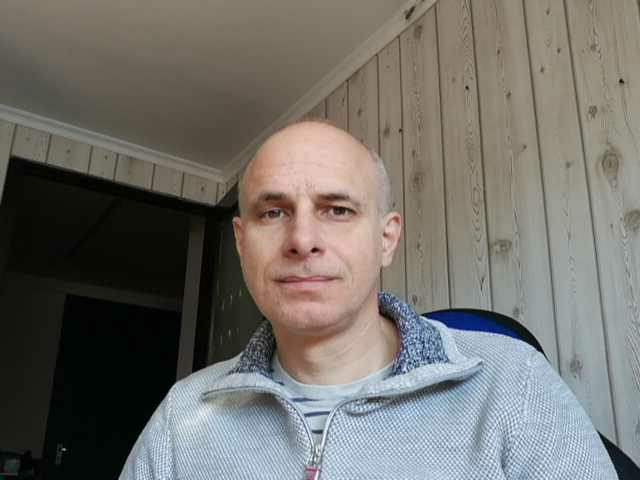
#> input picture practice/webcam_selfie/webcam_selfie.jpg, 640 x 480 px; its folder holds 4 pictures in this run
$ python 03_03_draw_mask.py
#> lines starting #> are read from the running program, lines starting #| are printed output that depends on the picture
import cv2
import numpy as np

file_in_base_name = 'webcam_selfie/webcam_selfie'
file_in_name_ext = '.jpg'
file_mask_base_name = file_in_base_name + '_mask'
file_mask_name_ext = '.png'
mouse_left_down = False
circle_radius = 10
circle_color = 255


def draw_and_show(x, y):
    global im, im_orig, im_mask
    global mouse_left_down
    global circle_radius
    global last_x, last_y

    if last_x >= 0 and last_y >= 0:
        cv2.circle(im_mask, (x, y), circle_radius, [circle_color], -1)

        im = im_orig.copy()
        im[im_mask == 255, 2] = 255

    cv2.imshow('im_mask', im_mask)
    cv2.imshow('im', im)

    last_x = x
    last_y = y


def fill_mask_holes(im_mask_in):
    mh, mw = im_mask_in.shape[:2]

    # Background border around mask image
    im_mask_temp = np.zeros((mh + 2, mw + 2), np.uint8)
    im_mask_temp[1:mh + 1, 1:mw + 1] = im_mask_in

    # Flood fill and combining with original mask
    im_mask_ff = np.zeros((mh + 4, mw + 4), np.uint8)
    cv2.floodFill(im_mask_temp, im_mask_ff, (0, 0), [255])
    im_mask_ff_inv = cv2.bitwise_not(im_mask_ff * 255)
    im_mask_filled = im_mask_in | im_mask_ff_inv[2:mh + 2, 2: mw + 2]

    return im_mask_filled


def mouse_handler(event, x, y, flags, param):
    global im_mask, im_mask_prev
    global mouse_left_down

    if event == cv2.EVENT_LBUTTONDOWN:
        mouse_left_down = True
        draw_and_show(x, y)
        im_mask_prev = im_mask.copy()

    if event == cv2.EVENT_LBUTTONUP:
        mouse_left_down = False

    if event == cv2.EVENT_MOUSEMOVE and mouse_left_down:
        draw_and_show(x, y)
        im_mask_prev = im_mask.copy()

    if event == cv2.EVENT_MOUSEMOVE and not mouse_left_down:
        im_mask = im_mask_prev.copy()
        draw_and_show(x, y)


im_bgr = cv2.imread(file_in_base_name + file_in_name_ext, cv2.IMREAD_COLOR)
#> im_bgr is the input picture: shape (480, 640, 3); mean B, G, R 106.5, 112.1, 114.4

if im_bgr is None:
    print('Cannot read image file', file_in_base_name + file_in_name_ext)
    exit(-1)

im_gray = cv2.cvtColor(im_bgr, cv2.COLOR_BGR2GRAY)
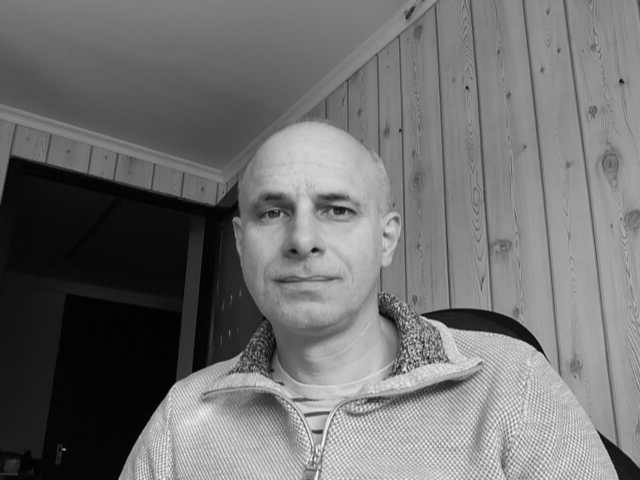
#> im_gray: shape (480, 640); min 0, max 253, mean 112.1
im_gray_bgr = cv2.cvtColor(im_gray, cv2.COLOR_GRAY2BGR)
h, w = im_bgr.shape[:2]
#> h = 480; w = 640
im = im_gray_bgr.copy()
im_orig = im.copy()

cv2.imshow('im', im)
cv2.setMouseCallback('im', mouse_handler)

im_mask = np.ndarray((h, w), np.uint8)
im_mask.fill(0)
#> im_mask: shape (480, 640); every value is 0
cv2.imshow('im_mask', im_mask)
im_mask_prev = im_mask.copy()

last_x = -1000
last_y = -1000

print('Usage:')
print('C: change to color display')
print('G: change to grayscale display')
print('B: mask color to background (black)')
print('F: mask color to foreground (white)')
print('E: Fill mask with current mask color (erase)')
print('H: Fill mask foreground holes')
print('S: Save mask image')
print('L: reload input image')
print('+: increase mask circle size')
print('-: decrease mask circle size')
print('Q or ESC: quit')

while True:
    key = cv2.waitKey(0)
#> (key e is pressed here)

    if key == ord('c'):
        print('Change to color display.')
        im_orig = im_bgr.copy()
        draw_and_show(last_x, last_y)

    if key == ord('g'):
        print('Change to grayscale display.')
        im_orig = im_gray_bgr.copy()
        draw_and_show(last_x, last_y)

    if key == ord('b'):
        circle_color = 0
        draw_and_show(last_x, last_y)
        print('Mask color changed to background (black).')

    if key == ord('f'):
        circle_color = 255
        draw_and_show(last_x, last_y)
        print('Mask color changed to foreground (white).')

    if key == ord('e'):
        print('Erasing mask.')
        im_mask.fill(circle_color)
#> im_mask: shape (480, 640); every value is 255
        im_mask_prev = im_mask.copy()
        draw_and_show(last_x, last_y)

    if key == ord('h'):
        print('Filling holes.')
        im_mask = fill_mask_holes(im_mask_prev)
        im_mask_prev = im_mask.copy()
        draw_and_show(last_x, last_y)

    if key == ord('s'):
        print('Writing mask to file.')
        cv2.imwrite(file_mask_base_name + file_mask_name_ext, im_mask_prev)

    if key == ord('l'):
        print('Loading image from file.')
        im_mask = cv2.imread(file_mask_base_name + file_mask_name_ext, cv2.IMREAD_GRAYSCALE)
        if im_mask is None:
            im_mask = np.ndarray((h, w), np.uint8)
            im_mask.fill(0)

        im_mask_prev = im_mask.copy()
        draw_and_show(last_x, last_y)

    if key == ord('+'):
        circle_radius += 5
        if circle_radius > 100:
            circle_radius = 100

        im_mask = im_mask_prev.copy()
        draw_and_show(last_x, last_y)
        print('circle_radius:', circle_radius)

    if key == ord('-') or key == 95:
        circle_radius -= 5
        if circle_radius < 5:
            circle_radius = 5

        im_mask = im_mask_prev.copy()
        draw_and_show(last_x, last_y)
        print('circle_radius:', circle_radius)

    if key == 27 or key == ord('q'):
        print('Exiting.')
        break

cv2.destroyAllWindows()
